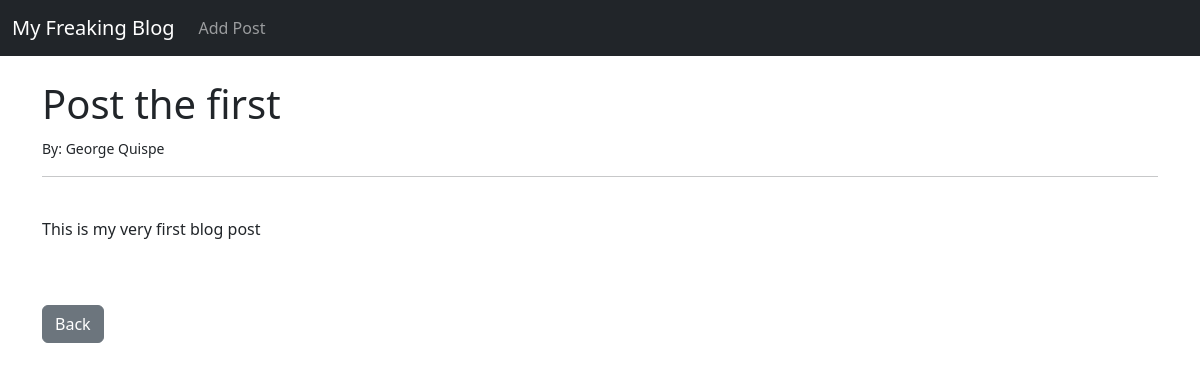
The app's page /article/1 with its own data.
### theblog/models.py (models this page shows, shortened)
class Post(models.Model):
    title = models.CharField(max_length=225)
    title_tag = models.CharField(max_length=225, default=" My Freakin Blog")
    author = models.ForeignKey(User, on_delete=models.CASCADE)
    body = models.TextField()

### theblog/views.py (the view)
# urls.py: path('article/<int:pk>',ArticleDetailView.as_view(),name='article-detail'),
class ArticleDetailView(DetailView):
    model = Post
    template_name = 'article_details.html'

### theblog/templates/article_details.html (shortened to what this page needs)
{% extends 'base.html' %}
{% block content %}
<h1>{{post.title}}</h1>
<small>By: {{post.author.first_name}}
    {{post.author.last_name }}</small><br/>
<hr>
<br/>
<p>{{post.body | safe}}</p>
<br/><br>
<a href="{% url 'home' %}" class="btn btn-secondary">Back</a>
{% endblock %}

### records on screen
Post: title "Post the first", author.first_name "George", author.last_name "Quispe", body "This is my very first blog post"
